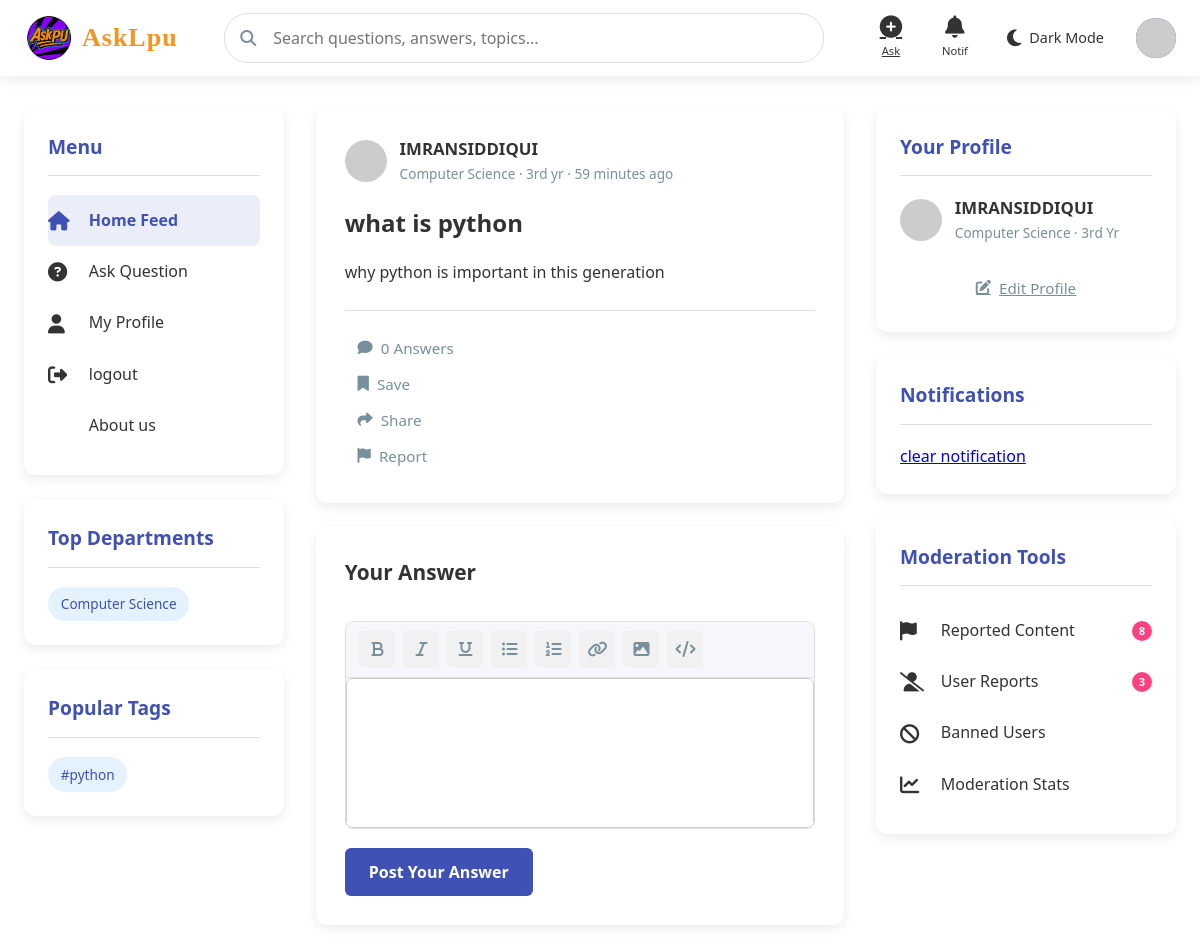
The app's page /index (signed in) with its own data.
### app.py (models this page shows)
class Question(db.Model):
    id = db.Column(db.Integer, primary_key=True)
    title = db.Column(db.String(200), nullable=False)
    description = db.Column(db.Text, nullable=False)
    tags = db.Column(db.String(200), nullable=True)
    user_id = db.Column(db.Integer, db.ForeignKey('user.id'), nullable=False)
    created_at = db.Column(db.DateTime, default=datetime.utcnow)
    department = db.Column(db.String(50), nullable=True)
    subject = db.Column(db.String(50), nullable=True)
    image = db.Column(db.String(200), nullable=True)
    answers = db.relationship('Answer', backref='question', lazy=True)

class User(db.Model):
    id = db.Column(db.Integer, primary_key=True)#use
    first_name=db.Column(db.String(90),unique=False, nullable=False)
    last_name=db.Column(db.String(90),unique=False, nullable=False)
    full_name=db.Column(db.String(90),unique=True, nullable=True)#use
    username = db.Column(db.String(80), unique=True, nullable=False)#use
    email = db.Column(db.String(120), unique=True, nullable=False)#use
    c_id = db.Column(db.String(200), nullable=False)#use
    password = db.Column(db.String(200), nullable=False)#use
    role = db.Column(db.String(20), default='student',nullable=True)#use
    department = db.Column(db.String(50), nullable=True)#use
    year = db.Column(db.String(90), nullable=True)#use
    questions = db.relationship('Question', backref='author', lazy=True)
    bio = db.Column(db.Text, nullable=True)#use
    interest= db.Column(db.String(200), nullable=True)
    skiils=db.Column(db.String(200), nullable=True)
    location=db.Column(db.String(200), nullable=True)
    created_at = db.Column(db.DateTime, default=datetime.utcnow)
    questions = db.relationship('Question', backref='author', lazy=True)
    answers = db.relationship('Answer', backref='author', lazy=True)
    image = db.Column(db.String(300), nullable=True)
    otp=db.Column(db.Integer)#use
    achievement=db.Column(db.String(200), nullable=True)
    course=db.Column(db.String(200), nullable=True)
    verify= db.Column(db.Boolean, default=False)
    voted_on = db.relationship(
        'Answer',
        secondary=votes_association,
        back_populates='voters'
    )

### app.py (the view)
@app.route('/index')
def index():
    user_id = session.get('user_id')
    if user_id:
        question = Question.query.order_by(desc(Question.created_at)).all()
        x = session.get('user_id')
        user=User.query.get(x)
        notifications = Notification.query.filter_by(recipient_id=user.id).order_by(desc(Notification.created_at)).all()
        question_list = Question.query.order_by(desc(Question.created_at)).all()
        all_tags = []
        for q in question_list:
            if q.tags:
                tags = [tag.strip() for tag in q.tags.split(',') if tag.strip()]
                all_tags.extend(tags)
        tag_counter = Counter(all_tags)
        top_tags = [tag for tag, count in tag_counter.most_common(10)]
        departments = db.session.query(Question.department).distinct().all()
        department_tags = [dept[0] for dept in departments if dept[0]]
        return render_template('index.html',user=user,questions=question,top_tags=top_tags,
                               department_tags=department_tags,
                               notifications=notifications)
    else:
        flash('You need to login first', 'warning')
        return redirect(url_for('login'))

### app.py (called while the page is built)
@app.template_filter('time_ago')
def time_ago(date):
    now = datetime.utcnow()
    diff = now - date
    periods = [
        ('year', 60*60*24*365),
        ('month', 60*60*24*30),
        ('day', 60*60*24),
        ('hour', 60*60),
        ('minute', 60),
        ('second', 1)
    ]
    for period, seconds in periods:
        value = diff.total_seconds() / seconds
        if value >= 1:
            value = int(value)
            return f"{value} {period}{'s' if value != 1 else ''} ago"
    return "just now"

### templates/index.html (shortened to what this page needs)
<!DOCTYPE html>
<html lang="en">
<head>
    <link rel="stylesheet" href="https://cdnjs.cloudflare.com/ajax/libs/font-awesome/6.4.0/css/all.min.css">
    <link rel="stylesheet" href="{{url_for ('static',filename='css/styles.css')}}">
</head>
<body>
    <header>
        <div class="header-container">
            <a href="{{ url_for('index') }}" class="logo">
<img src="{{ url_for('static', filename='uploads/logo.png') }}"
     alt="Logo"
     style="height: 50px; width: auto; max-width: 100%; object-fit: contain;">
<span class="logo-text">AskLpu</span>
            </a>
    <div class="search-container">
        <i class="fas fa-search search-icon"></i>
        <form method="GET" action="{{ url_for('search') }}">
        <input type="text" class="search-bar" name="query" placeholder="Search questions, answers, topics...">
    </form>
    </div>
            <div class="nav-icons">
                <a href="{{url_for('ask')}}" class="nav-icon" id="ask-btn">
                    <i class="fas fa-plus-circle"></i>
                    <span>Ask</span>
                </a>
                <div class="nav-icon" id="notifications-btn">
                    <i class="fas fa-bell"></i>
                    <span>Notif</span>
                </div>
                <div class="theme-toggle" id="theme-toggle">
                    <i class="fas fa-moon toggle-icon" id="theme-icon"></i>
                    <span class="toggle-text">Dark Mode</span>
                </div>
                <a href="{{url_for('profile')}}" class="user-avatar" id="profile-btn">
                    {% if user.image %}
  <img src="{{ url_for('static', filename='uploads/' + user.image) }}" alt="Avatar">
{% else %}
  <img src="https://api.dicebear.com/6.x/avataaars/svg?seed={{ user.username }}" alt="Default Avatar">
{% endif %}
                </a>
            </div>
        </div>
    </header>
    <div class="main-container">
        <div class="sidebar">
            <div class="sidebar-card">
                <h3 class="sidebar-title">Menu</h3>
                <a href="{{ url_for('index') }}" class="menu-item active-menu">
                    <i class="fas fa-home"></i>
                    <span>Home Feed</span>
                </a>
                <a href="{{url_for('ask')}}" class="menu-item">
                    <i class="fas fa-question-circle"></i>
                    <span>Ask Question</span>
                </a>
                <a href="{{url_for('profile')}}" class="menu-item">
                    <i class="fas fa-user"></i>
                    <span>My Profile</span>
                </a>
                    <a href="{{url_for('logout')}}" class="menu-item">
                    <i class="fas fa-sign-out-alt"></i>
                    <span>logout</span>
                    </a>
                             <a href="{{url_for('about_us')}}" class="menu-item">
            <span>About us</span>
        </a>
            </div>
            <div class="sidebar-card">
                <h3 class="sidebar-title">Top Departments</h3>
<div class="tag-list">
    {% for dept in department_tags %}
    <div class="tag">{{ dept }}</div>
    {% endfor %}
</div>
            </div>
            <div class="sidebar-card">
                <h3 class="sidebar-title">Popular Tags</h3>
<div class="tag-list">
    {% for tag in top_tags %}
    <div class="tag">#{{ tag }}</div>
    {% endfor %}
</div>
            </div>
        </div>
        <div class="main-content">
{% for question in questions %}
            <div class="content-card slide-in">
                <div class="card-header">
                    <div class="user-info">
                        {% if question.author.image %}
  <img src="{{ url_for('static', filename='uploads/' + question.author.image) }}" alt="Avatar">
{% else %}
  <img src="https://api.dicebear.com/6.x/avataaars/svg?seed={{ question.author.username }}" alt="Default Avatar">
{% endif %}
                        <div class="user-details">
                            <div class="user-name">{{ question.author.full_name }}</div>
                            <div class="user-meta">{{question.author.department}} · {{question.author.year}} yr · {{ question.created_at|time_ago }}</div>
                        </div>
                    </div>
                </div>
                <h2 class="question-title">{{ question.title }}</h2>
                <div class="question-content">
                    {{ question.description|truncate(200) }}
                </div>
                <div class="question-footer">
                    <div class="action-buttons">
                        <button class="action-button">
                            <i class="fas fa-comment"></i>
                            <span>{{question.answers|length}} Answers</span>
                        </button>
                        <button class="action-button">
                            <i class="fas fa-bookmark"></i>
                            <span>Save</span>
                        </button>
                        <button class="action-button">
                            <i class="fas fa-share"></i>
                            <span>Share</span>
                        </button>
                        <button class="action-button">
                            <i class="fas fa-flag"></i>
                            <span>Report</span>
                        </button>
                    </div>
                </div>
            </div>
            <div class="content-card slide-in" style="animation-delay: 0.2s;">
                <h3 class="form-title">Your Answer</h3>
                <form class="answer-form"  method="POST" action="{{ url_for('answer', question_id=question.id) }}">
                        <div class="rich-text-editor">
                            <div class="editor-toolbar">
                                <button class="tool-button" title="Bold"><i class="fas fa-bold"></i></button>
                                <button class="tool-button" title="Italic"><i class="fas fa-italic"></i></button>
                                <button class="tool-button" title="Underline"><i class="fas fa-underline"></i></button>
                                <button class="tool-button" title="List"><i class="fas fa-list-ul"></i></button>
                                <button class="tool-button" title="Numbered List"><i class="fas fa-list-ol"></i></button>
                                <button class="tool-button" title="Link"><i class="fas fa-link"></i></button>
                                <button class="tool-button" title="Image"><i class="fas fa-image"></i></button>
                                <button class="tool-button" title="Code"><i class="fas fa-code"></i></button>
                            </div>
                            <div class="editor-content" id="editor" contenteditable="true"></div>
                        </div>
                    <button type="submit" class="submit-button">Post Your Answer</button>
                </form>
            </div>
             {% endfor %}
        </div>
        <div class="right-sidebar">
            <div class="sidebar-card">
                <h3 class="sidebar-title">Your Profile</h3>
                <div class="user-info" style="margin-bottom: 1.5rem;">
                    {% if user.image %}
  <img src="{{ url_for('static', filename='uploads/' + user.image) }}" alt="Avatar">
{% else %}
  <img src="https://api.dicebear.com/6.x/avataaars/svg?seed={{ user.username }}" alt="Default Avatar">
{% endif %}
                    <div class="user-details">
                        <div class="user-name">{{ user.full_name }}</div>
                        <div class="user-meta">{{user.department }} · {{user.year}} Yr</div>
                    </div>
                </div>
                <a href="edit-profile.html" class="action-button" style="width: 100%; justify-content: center;">
                    <i class="fas fa-edit"></i>
                    <span>Edit Profile</span>
                </a>
            </div>
            <div class="sidebar-card">
                <h3 class="sidebar-title">Notifications</h3>
<a href="{{url_for('clear_notification')}}">
         clear notification
         </a>
            </div>
            <div class="sidebar-card">
                <h3 class="sidebar-title">Moderation Tools</h3>
                <a href="#" class="menu-item">
                    <i class="fas fa-flag"></i>
                    <span>Reported Content</span>
                    <div class="notification-badge" style="position: static; margin-left: auto;">8</div>
                </a>
                <a href="#" class="menu-item">
                    <i class="fas fa-user-slash"></i>
                    <span>User Reports</span>
                    <div class="notification-badge" style="position: static; margin-left: auto;">3</div>
                </a>
                <a href="#" class="menu-item">
                    <i class="fas fa-ban"></i>
                    <span>Banned Users</span>
                </a>
                <a href="#" class="menu-item">
                    <i class="fas fa-chart-line"></i>
                    <span>Moderation Stats</span>
                </a>
            </div>
        </div>
    </div>
</body>
</html>

### records on screen
Question: tags "python", author.full_name "IMRANSIDDIQUI", author.department "Computer Science", author.year "3rd", created_at "59 minutes ago", title "what is python", description "why python is important in this generation", answers|length "0"
User: full_name "IMRANSIDDIQUI", department "Computer Science", year "3rd"

### other values on screen
{{ dept }} "Computer Science"
